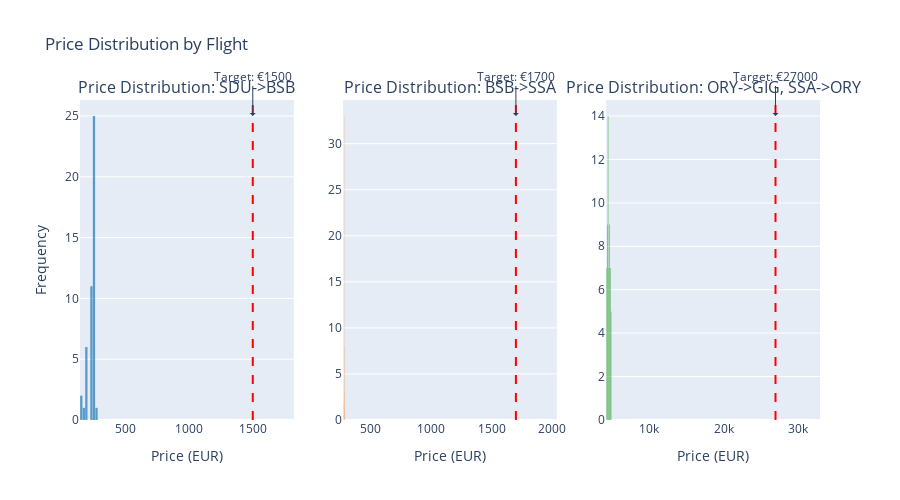

Notebook source saved alongside this figure:
### Markdown cell above
## Price Distribution Analysis

### Code cell
# Create separate histograms for each flight
fig = make_subplots(rows=1, cols=len(unique_flights),
                   subplot_titles=[f'Price Distribution: {flight}' for flight in unique_flights])

# Define colors for each flight
colors = px.colors.qualitative.D3

for i, flight in enumerate(unique_flights):
    flight_data = df[df['Flight'] == flight]
    target_price = flight_data['Target_Price'].iloc[0]
    
    # Add histogram trace
    fig.add_trace(
        go.Histogram(x=flight_data['Price_EUR'],
                    marker=dict(color=colors[i % len(colors)]),
                    opacity=0.7,
                    name=flight),
        row=1, col=i+1
    )
    
    # Add vertical line for target price
    fig.add_shape(type="line",
                  x0=target_price, y0=0, x1=target_price, y1=1,
                  xref=f"x{i+1}", yref=f"paper",
                  line=dict(color="red", width=2, dash="dash"))
    
    # Add annotation for target price
    fig.add_annotation(x=target_price, y=0.95,
                      text=f"Target: €{target_price}",
                      showarrow=True,
                      arrowhead=1,
                      xref=f"x{i+1}", yref="paper",
                      ax=0, ay=-40)

# Update layout
fig.update_layout(
    height=500,
    width=300*len(unique_flights),
    title_text="Price Distribution by Flight",
    showlegend=False,
    bargap=0.1
)

# Update axes titles
for i in range(1, len(unique_flights)+1):
    fig.update_xaxes(title_text="Price (EUR)", row=1, col=i)
    if i == 1:
        fig.update_yaxes(title_text="Frequency", row=1, col=i)

# Show the plot
fig.show()

### Figure 1 — Plotly figure (JSON) as saved in the notebook; plotly's stock layout.template omitted (floating-point values rounded to 4 significant figures)
{"data": [{"marker": {"color": "#1F77B4"}, "name": "SDU->BSB", "opacity": 0.7, "type": "histogram", "x": [250.3, 250.3, 250.3, 250.3, 250.3, 250.3, 250.3, 250.3, 250.3, 252.7, 252.7, 252.7, 252.7, 252.7, 252.2, 159.1, 159.1, 234.4, 234.4, 234.4, 234.4, 234.4, 235.7, 235.7, 270.2, 235.7, 244.4, 244.4, 244.4, 250.6, 250.6, 250.6, 250.6, 250.6, 185.0, 187.5, 187.5, 187.5, 187.5, 187.5, 176.3, 235.8, 253.8, 253.8, 230.8, 230.8], "xaxis": "x", "yaxis": "y"}, {"marker": {"color": "#FF7F0E"}, "name": "BSB->SSA", "opacity": 0.7, "type": "histogram", "x": [292.8, 292.8, 292.8, 292.8, 292.8, 292.8, 292.8, 292.8, 292.8, 292.8, 292.8, 292.8, 292.8, 292.8, 292.8, 292.8, 292.8, 292.8, 292.8, 292.8, 289.1, 289.1, 289.1, 289.1, 289.1, 291.3, 287.3, 288.2, 288.2, 288.2, 292.8, 292.8, 292.8, 292.8, 292.8, 292.8, 292.8, 292.8, 292.8, 292.8, 292.8, 292.8, 292.8, 290.2, 290.2, 279.2, 279.2], "xaxis": "x2", "yaxis": "y2"}, {"marker": {"color": "#2CA02C"}, "name": "ORY->GIG, SSA->ORY", "opacity": 0.7, "type": "histogram", "x": [4415.0, 4415.0, 4426.0, 4404.0, 4386.0, 4383.0, 4322.0, 4322.0, 4306.0, 4305.0, 4297.0, 4297.0, 4321.0, 4242.0, 4242.0, 4242.0, 4257.0, 4283.0, 4385.0, 4355.0, 4420.0, 4435.0, 4435.0, 4664.0, 4421.0, 4421.0, 4421.0, 4421.0, 4421.0, 4421.0, 4581.0, 4581.0, 4612.0, 4577.0, 4736.0, 4833.0, 4739.0, 4739.0, 4758.0, 4852.0, 4852.0, 4593.0, 4593.0, 4468.0, 4591.0, 4603.0, 4730.0, 4637.0, 4651.0, 4651.0, 4644.0, 4708.0, 4795.0, 4894.0, 4868.0, 4622.0, 4531.0, 4616.0], "xaxis": "x3", "yaxis": "y3"}], "layout": {"annotations": [{"font": {"size": 16}, "showarrow": false, "text": "Price Distribution: SDU->BSB", "x": 0.1444, "xanchor": "center", "xref": "paper", "y": 1, "yanchor": "bottom", "yref": "paper"}, {"font": {"size": 16}, "showarrow": false, "text": "Price Distribution: BSB->SSA", "x": 0.5, "xanchor": "center", "xref": "paper", "y": 1, "yanchor": "bottom", "yref": "paper"}, {"font": {"size": 16}, "showarrow": false, "text": "Price Distribution: ORY->GIG, SSA->ORY", "x": 0.8556, "xanchor": "center", "xref": "paper", "y": 1, "yanchor": "bottom", "yref": "paper"}, {"arrowhead": 1, "ax": 0, "ay": -40, "showarrow": true, "text": "Target: €1500", "x": 1500, "xref": "x", "y": 0.95, "yref": "paper"}, {"arrowhead": 1, "ax": 0, "ay": -40, "showarrow": true, "text": "Target: €1700", "x": 1700, "xref": "x2", "y": 0.95, "yref": "paper"}, {"arrowhead": 1, "ax": 0, "ay": -40, "showarrow": true, "text": "Target: €27000", "x": 27000, "xref": "x3", "y": 0.95, "yref": "paper"}], "bargap": 0.1, "height": 500, "shapes": [{"line": {"color": "red", "dash": "dash", "width": 2}, "type": "line", "x0": 1500, "x1": 1500, "xref": "x", "y0": 0, "y1": 1, "yref": "paper"}, {"line": {"color": "red", "dash": "dash", "width": 2}, "type": "line", "x0": 1700, "x1": 1700, "xref": "x2", "y0": 0, "y1": 1, "yref": "paper"}, {"line": {"color": "red", "dash": "dash", "width": 2}, "type": "line", "x0": 27000, "x1": 27000, "xref": "x3", "y0": 0, "y1": 1, "yref": "paper"}], "showlegend": false, "title": {"text": "Price Distribution by Flight"}, "width": 900, "xaxis": {"anchor": "y", "domain": [0, 0.2889], "title": {"text": "Price (EUR)"}}, "xaxis2": {"anchor": "y2", "domain": [0.3556, 0.6444], "title": {"text": "Price (EUR)"}}, "xaxis3": {"anchor": "y3", "domain": [0.7111, 1], "title": {"text": "Price (EUR)"}}, "yaxis": {"anchor": "x", "domain": [0, 1], "title": {"text": "Frequency"}}, "yaxis2": {"anchor": "x2", "domain": [0, 1]}, "yaxis3": {"anchor": "x3", "domain": [0, 1]}}}
